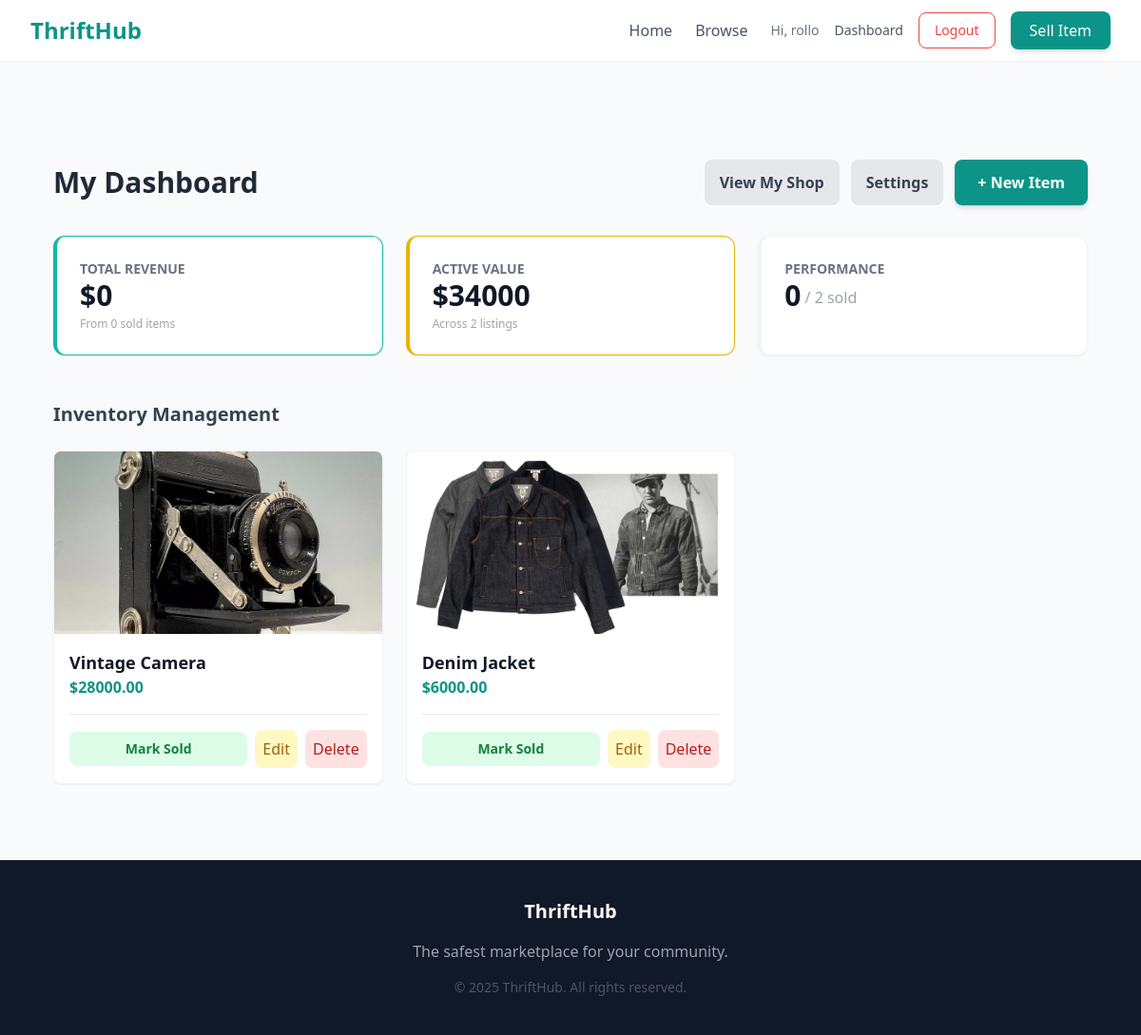
/dashboard/ (signed in), run on the app's committed database.
### users/models.py (models this page shows, shortened)
class User(AbstractUser):
    is_seller = models.BooleanField(default=False)
    phone_number = models.CharField(max_length=15, blank=True, null=True)
    location = models.CharField(max_length=100, blank=True, null=True)

### market/models.py (models this page shows, shortened)
class Item(models.Model):
    CONDITION_CHOICES = (
        ('new', 'New'),
        ('used_good', 'Used - Good'),
        ('used_fair', 'Used - Fair'),
    )
    seller = models.ForeignKey(settings.AUTH_USER_MODEL, on_delete=models.CASCADE, related_name='items')
    category = models.ForeignKey(Category, on_delete=models.SET_NULL, null=True, related_name='items')
    title = models.CharField(max_length=200)
    description = models.TextField()
    price = models.DecimalField(max_digits=10, decimal_places=2)
    image = models.ImageField(upload_to='item_images/', blank=True, null=True)
    condition = models.CharField(max_length=20, choices=CONDITION_CHOICES, default='used_good')
    is_sold = models.BooleanField(default=False)
    created_at = models.DateTimeField(auto_now_add=True)
    updated_at = models.DateTimeField(auto_now=True)

### market/views.py (the view)
# urls.py: path('dashboard/', views.dashboard, name='dashboard'),
@login_required
def dashboard(request):
    items = Item.objects.filter(seller=request.user)
    metrics = items.aggregate(
        total_items=Count('id'),
        sold_items=Count('id', filter=Q(is_sold=True)),
        total_revenue=Sum('price', filter=Q(is_sold=True)),
        active_revenue=Sum('price', filter=Q(is_sold=False))
    )
    revenue = metrics['total_revenue'] if metrics['total_revenue'] else 0
    potential_revenue = metrics['active_revenue'] if metrics['active_revenue'] else 0
    return render(request, 'market/dashboard.html', {
        'items': items,
        'metrics': metrics,
        'revenue': revenue,
        'potential_revenue': potential_revenue
    })

### templates/market/dashboard.html (shortened to what this page needs)
{% extends 'base.html' %}
{% block content %}
<div class="mt-6 px-6 py-12 bg-gray-50 rounded-xl">
    <div class="flex flex-col md:flex-row justify-between items-center mb-8">
        <h2 class="text-3xl font-bold text-gray-800 mb-4 md:mb-0">My Dashboard</h2>
        <div class="flex flex-wrap gap-3 justify-center md:justify-end">
            <a href="{% url 'users:seller_profile' request.user.username %}" class="bg-gray-200 text-gray-700 px-4 py-3 rounded-lg font-bold hover:bg-gray-300 transition text-sm md:text-base">
                View My Shop
            </a>
            <a href="{% url 'users:edit_profile' %}" class="bg-gray-200 text-gray-700 px-4 py-3 rounded-lg font-bold hover:bg-gray-300 transition text-sm md:text-base">
                Settings
            </a>
            <a href="{% url 'market:new' %}" class="bg-teal-600 hover:bg-teal-700 text-white px-6 py-3 rounded-lg font-bold shadow-md transition text-sm md:text-base">
                + New Item
            </a>
        </div>
    </div>
    <div class="grid grid-cols-1 md:grid-cols-3 gap-6 mb-12">
        <div class="bg-white p-6 rounded-xl shadow-sm border border-gray-100 border-l-4 border-teal-500">
            <p class="text-gray-500 text-sm font-bold uppercase">Total Revenue</p>
            <p class="text-3xl font-extrabold text-gray-900">${{ revenue }}</p>
            <p class="text-xs text-gray-400 mt-1">From {{ metrics.sold_items }} sold items</p>
        </div>
        <div class="bg-white p-6 rounded-xl shadow-sm border border-gray-100 border-l-4 border-yellow-500">
            <p class="text-gray-500 text-sm font-bold uppercase">Active Value</p>
            <p class="text-3xl font-extrabold text-gray-900">${{ potential_revenue }}</p>
            <p class="text-xs text-gray-400 mt-1">Across {{ items.count }} listings</p>
        </div>
        <div class="bg-white p-6 rounded-xl shadow-sm border border-gray-100 border-l-4 border-blue-500">
            <p class="text-gray-500 text-sm font-bold uppercase">Performance</p>
            <div class="flex items-end">
                <p class="text-3xl font-extrabold text-gray-900">{{ metrics.sold_items }}</p>
                <span class="text-gray-400 mb-1 ml-1">/ {{ metrics.total_items }} sold</span>
            </div>
        </div>
    </div>
    <h3 class="text-xl font-bold mb-6 text-gray-700">Inventory Management</h3>
    <div class="grid grid-cols-1 sm:grid-cols-2 lg:grid-cols-3 gap-6">
        {% for item in items %}
            <div class="bg-white rounded-lg shadow-sm border border-gray-100 overflow-hidden group hover:shadow-md transition relative">
                <a href="{% url 'market:detail' item.id %}">
                    <div class="h-48 bg-gray-200 w-full object-cover">
                        {% if item.image %}
                            <img src="{{ item.image.url }}" alt="{{ item.title }}" class="h-full w-full object-cover grayscale-0 {% if item.is_sold %}grayscale{% endif %}">
                        {% else %}
                            <div class="flex items-center justify-center h-full bg-gray-100 text-gray-400">No Image</div>
                        {% endif %}
                    </div>
                </a>
                <div class="p-4 relative z-20">
                    <h3 class="text-lg font-semibold text-gray-900 truncate">{{ item.title }}</h3>
                    <p class="text-teal-600 font-bold mb-4">${{ item.price }}</p>
                    <hr class="mb-4">
                    <div class="flex justify-between items-center space-x-2">
                        <a href="{% url 'market:mark_sold' item.id %}"
                           class="flex-1 text-center py-2 rounded-lg text-sm font-bold transition
                           {% if item.is_sold %} bg-gray-200 text-gray-600 hover:bg-gray-300 {% else %} bg-green-100 text-green-700 hover:bg-green-200 {% endif %}">
                           {% if item.is_sold %}Relist{% else %}Mark Sold{% endif %}
                        </a>
                        <a href="{% url 'market:edit' item.id %}" class="p-2 bg-yellow-100 text-yellow-700 rounded-lg hover:bg-yellow-200">
                            Edit
                        </a>
                        <a href="{% url 'market:delete' item.id %}" class="p-2 bg-red-100 text-red-700 rounded-lg hover:bg-red-200">
                            Delete
                        </a>
                    </div>
                </div>
            </div>
        {% empty %}
            <div class="col-span-full text-center py-12">
                <p class="text-gray-500 text-lg mb-4">No inventory found.</p>
                <a href="{% url 'market:new' %}" class="text-teal-600 font-bold hover:underline">Add your first item</a>
            </div>
        {% endfor %}
    </div>
</div>
{% endblock %}

### templates/base.html (shortened to what this page needs)
<!DOCTYPE html>
<html lang="en">
<head>
    <script src="https://cdn.tailwindcss.com"></script>
</head>
<body class="bg-gray-50 text-gray-800 flex flex-col min-h-screen">
    <nav class="bg-white shadow-sm">
        <div class="max-w-7xl mx-auto px-4 sm:px-6 lg:px-8">
            <div class="flex justify-between h-16">
                <div class="flex items-center">
                    <a href="{% url 'market:index' %}" class="text-2xl font-bold text-teal-600">ThriftHub</a>
                </div>
                <div class="flex items-center space-x-6">
                    <a href="{% url 'market:index' %}" class="text-gray-600 hover:text-teal-600 font-medium">Home</a>
                    <a href="{% url 'market:browse' %}" class="text-gray-600 hover:text-teal-600 font-medium">Browse</a>
                    {% if request.user.is_authenticated %}
                        <div class="flex items-center space-x-4">
                            <span class="text-gray-500 text-sm hidden sm:block">Hi, {{ request.user.username }}</span>
                            <a href="{% url 'market:dashboard' %}" class="text-gray-600 hover:text-teal-600 font-medium text-sm">Dashboard</a>
                            <a href="{% url 'users:logout' %}" class="px-4 py-2 border border-red-500 text-red-500 rounded-lg hover:bg-red-50 transition font-medium text-sm">
                                Logout
                            </a>
                            <a href="{% url 'market:new' %}" class="bg-teal-600 hover:bg-teal-700 text-white px-5 py-2 rounded-lg font-medium transition shadow-md">
                                Sell Item
                            </a>
                        </div>
                    {% endif %}
                </div>
            </div>
        </div>
    </nav>
    <main class="flex-grow max-w-7xl mx-auto px-4 sm:px-6 lg:px-8 py-8 w-full">
        {% block content %}
        {% endblock %}
    </main>
    <footer class="bg-gray-900 text-white py-10">
        <div class="max-w-7xl mx-auto px-4 text-center">
            <h3 class="text-xl font-bold mb-4">ThriftHub</h3>
            <p class="text-gray-400 mb-4">The safest marketplace for your community.</p>
            <p class="text-sm text-gray-600">&copy; 2025 ThriftHub. All rights reserved.</p>
        </div>
    </footer>
</body>
</html>

### data on the page
User: user.username "rollo"
Item: image (picture), title "Vintage Camera", price "28000.00", is_sold "Mark Sold"
Item: image (picture), title "Denim Jacket", price "6000.00", is_sold "Mark Sold"

### other printed values
{{ revenue }} "0"
{{ metrics.sold_items }} "0"
{{ potential_revenue }} "34000"
{{ items.count }} "2"
{{ metrics.total_items }} "2"
